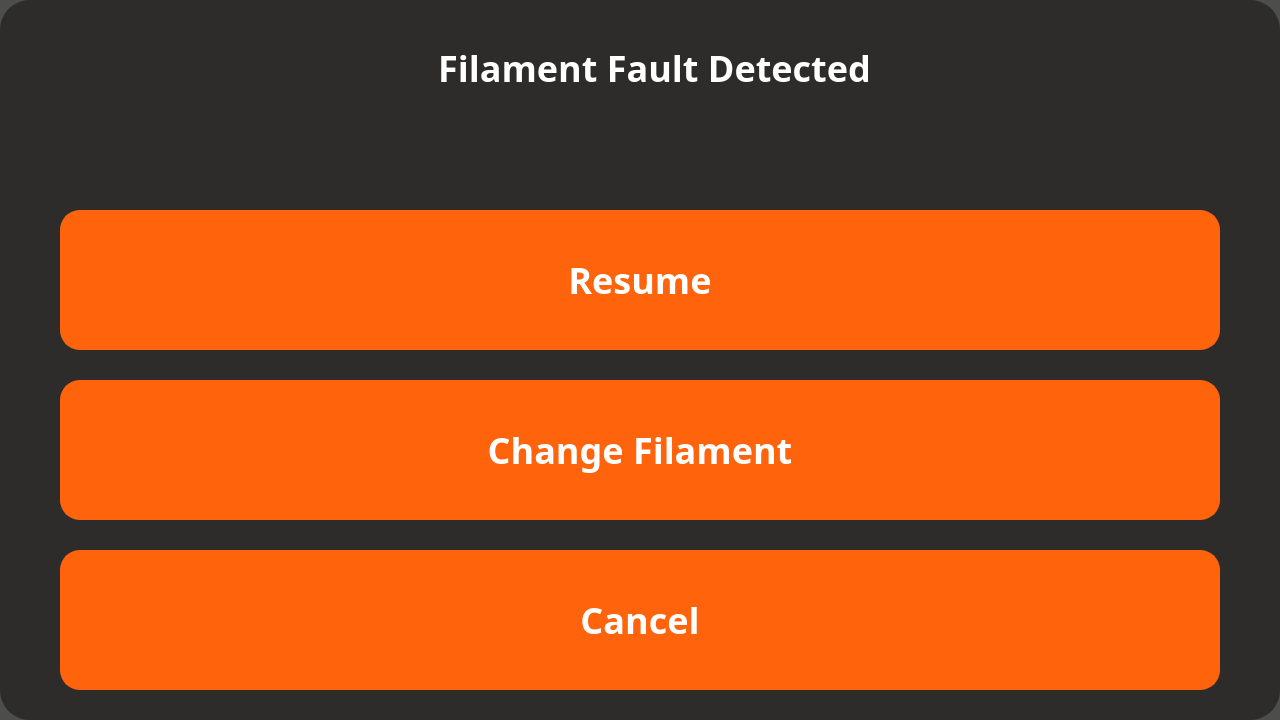
<?xml version="1.0" encoding="UTF-8"?>
<ui version="4.0">
 <class>filamentFault</class>
 <widget class="QWidget" name="filamentFault">
  <property name="geometry">
   <rect>
    <x>0</x>
    <y>0</y>
    <width>1280</width>
    <height>720</height>
   </rect>
  </property>
  <property name="windowTitle">
   <string>Form</string>
  </property>
  <widget class="QLabel" name="label_3">
   <property name="geometry">
    <rect>
     <x>0</x>
     <y>0</y>
     <width>1280</width>
     <height>720</height>
    </rect>
   </property>
   <property name="styleSheet">
    <string notr="true">background-color: rgba(32, 32, 31, 200);</string>
   </property>
   <property name="text">
    <string/>
   </property>
  </widget>
  <widget class="QPushButton" name="btnAbort">
   <property name="geometry">
    <rect>
     <x>60</x>
     <y>550</y>
     <width>1160</width>
     <height>140</height>
    </rect>
   </property>
   <property name="styleSheet">
    <string notr="true">font-weight: bold;font-family:Barlow;border-radius: 20px;
background-color: rgba(255, 99, 11, 255);
color: rgba(255, 255, 255, 255);
font-size: 36px;
text-align: center;
font-family: Barlow;
border: 2px solid rgba(255, 99, 11, 255);</string>
   </property>
   <property name="text">
    <string>Cancel</string>
   </property>
  </widget>
  <widget class="QPushButton" name="btnResume">
   <property name="geometry">
    <rect>
     <x>60</x>
     <y>210</y>
     <width>1160</width>
     <height>140</height>
    </rect>
   </property>
   <property name="styleSheet">
    <string notr="true">font-weight: bold;font-family:Barlow;border-radius: 20px;
background-color: rgba(255, 99, 11, 255);
color: rgba(255, 255, 255, 255);
font-size: 36px;
text-align: center;
font-family: Barlow;
border: 2px solid rgba(255, 99, 11, 255);</string>
   </property>
   <property name="text">
    <string>Resume</string>
   </property>
  </widget>
  <widget class="QLabel" name="label">
   <property name="geometry">
    <rect>
     <x>0</x>
     <y>0</y>
     <width>1280</width>
     <height>720</height>
    </rect>
   </property>
   <property name="styleSheet">
    <string notr="true">border-radius: 30px;
background-color: rgba(45, 44, 43, 255);
text-align: center;
font-family:Barlow;
border: 2px solid rgba(45, 44, 43, 255);</string>
   </property>
   <property name="text">
    <string/>
   </property>
  </widget>
  <widget class="QLabel" name="label_2">
   <property name="geometry">
    <rect>
     <x>260</x>
     <y>0</y>
     <width>779</width>
     <height>136</height>
    </rect>
   </property>
   <property name="styleSheet">
    <string notr="true">background-color: rgba(45, 44, 43, 255);
text-align: center;
font-family:Barlow;
color: rgb(255, 255, 255);
border: 2px solid rgba(45, 44, 43, 255);
font-size: 36px;
font-weight: bold;font-family:Barlow
</string>
   </property>
   <property name="text">
    <string>&lt;html&gt;&lt;head/&gt;&lt;body&gt;&lt;p align=&quot;center&quot;&gt;&lt;span style=&quot; font-size:27pt;&quot;&gt;Filament Fault Detected&lt;/span&gt;&lt;/p&gt;&lt;/body&gt;&lt;/html&gt;</string>
   </property>
  </widget>
  <widget class="QPushButton" name="btnChangeFilament">
   <property name="geometry">
    <rect>
     <x>60</x>
     <y>380</y>
     <width>1160</width>
     <height>140</height>
    </rect>
   </property>
   <property name="styleSheet">
    <string notr="true">font-weight: bold;font-family:Barlow;border-radius: 20px;
background-color: rgba(255, 99, 11, 255);
color: rgba(255, 255, 255, 255);
font-size: 36px;
text-align: center;
font-family: Barlow;
border: 2px solid rgba(255, 99, 11, 255);</string>
   </property>
   <property name="text">
    <string>Change Filament</string>
   </property>
  </widget>
  <zorder>label_3</zorder>
  <zorder>label</zorder>
  <zorder>btnAbort</zorder>
  <zorder>btnResume</zorder>
  <zorder>label_2</zorder>
  <zorder>btnChangeFilament</zorder>
 </widget>
 <resources/>
 <connections/>
</ui>
